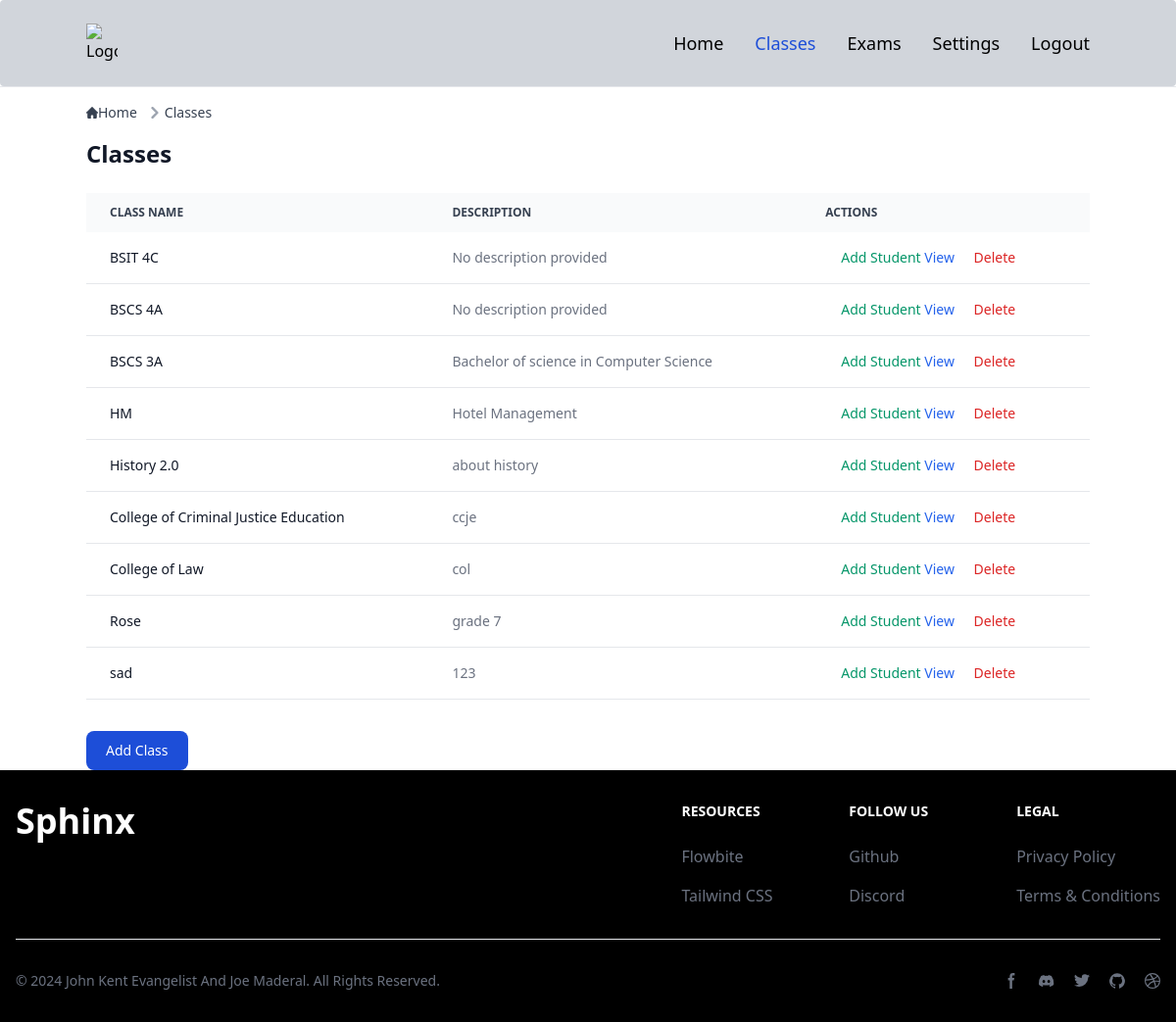
Page /classes/ (signed in) on the committed database.
### smartscoreapp/models.py (models this page shows, shortened)
class Class(models.Model):
    name = models.CharField(max_length=100)
    description = models.TextField(blank=True)
    user = models.ForeignKey(settings.AUTH_USER_MODEL, on_delete=models.CASCADE)

### smartscoreapp/views.py (the view)
# urls.py: path('classes/', classes_view, name='classes'),
@login_required
def classes_view(request):
    user_instance = request.user  # Get the logged-in User instance
    if request.method == 'POST':
        form = ClassNameForm(request.POST)
        if form.is_valid():
            new_class = form.save(commit=False)
            new_class.user = user_instance  # Associate the logged-in user with the class
            new_class.save()
            return redirect('classes')  # Redirect to the classes page after successful creation
    else:
        if user_instance.is_superuser:
            classes = Class.objects.all()
        else:
            classes = Class.objects.filter(user=user_instance)
    context = {
        'classes': classes,
        'form': ClassNameForm()  # Assuming ClassNameForm is your form for adding a new class
    }
    return render(request, 'classes.html', context)

### templates/classes/classes.html (shortened to what this page needs)
{% extends "base.html" %}
{% block content %}
<nav class="flex mb-4" aria-label="Breadcrumb">
  <ol class="inline-flex items-center space-x-1 md:space-x-2 rtl:space-x-reverse">
    <li class="inline-flex items-center">
      <a href="{% url 'index' %}" class="inline-flex items-center text-sm font-medium text-gray-700 hover:text-blue-600 dark:text-gray-400 dark:hover:text-white">
        Home
      </a>
    </li>
    <li class="flex items-center">
      <svg class="rtl:rotate-180 w-3 h-3 text-gray-400 mx-1" aria-hidden="true" xmlns="http://www.w3.org/2000/svg" fill="none" viewBox="0 0 6 10">
        <path stroke="currentColor" stroke-linecap="round" stroke-linejoin="round" stroke-width="2" d="m1 9 4-4-4-4"/>
      </svg>
      <a href="{% url 'classes' %}" class="text-sm font-medium text-gray-700 hover:text-blue-600 dark:text-gray-400 dark:hover:text-white">Classes</a>
    </li>
  </ol>
</nav>
<h1 class="text-2xl font-semibold text-gray-900 dark:text-white mb-6">Classes</h1>
<div class="relative overflow-x-auto mb-6">
  <table class="w-full text-sm text-left rtl:text-right text-gray-500 dark:text-gray-400">
    <thead class="text-xs text-gray-700 uppercase bg-gray-50 dark:bg-gray-700 dark:text-gray-400">
      <tr>
        <th scope="col" class="px-6 py-3">Class Name</th>
        <th scope="col" class="px-6 py-3">Description</th>
        <th scope="col" class="px-6 py-3">Actions</th>
      </tr>
    </thead>
    <tbody>
      {% for class in classes %}
        <tr class="bg-white border-b dark:bg-gray-800 dark:border-gray-700">
          <td class="px-6 py-4 font-medium text-gray-900 dark:text-white">{{ class.name }}</td>
          <td class="px-6 py-4">{{ class.description }}</td>
          <td class="px-6 py-4">
            <button data-modal-target="add-student-modal-{{ class.id }}" data-modal-toggle="add-student-modal-{{ class.id }}" class="text-green-600 hover:underline ml-4">Add Student</button>
            <a href="{% url 'class_detail' class.id %}" class="text-blue-600 hover:underline">View</a>
            <a href="{% url 'delete_class' class.id %}" class="text-red-600 hover:underline ml-4" onclick="return confirm('Are you sure you want to delete this class?');">Delete</a>
          </td>
        </tr>
      {% empty %}
        <tr class="bg-white border-b dark:bg-gray-800 dark:border-gray-700">
          <td colspan="3" class="px-6 py-4 text-center text-gray-500 dark:text-gray-400">No classes available.</td>
        </tr>
      {% endfor %}
    </tbody>
  </table>
</div>
<div class="add-class-section mt-8">
  <button data-modal-target="add-class-modal" data-modal-toggle="add-class-modal" class="block text-white bg-blue-700 hover:bg-blue-800 focus:ring-4 focus:outline-none focus:ring-blue-300 font-medium rounded-lg text-sm px-5 py-2.5 text-center dark:bg-blue-600 dark:hover:bg-blue-700 dark:focus:ring-blue-800" type="button">
    Add Class
  </button>
</div>
{% endblock %}

### rows in the picture
Class: name "BSIT 4C", description "No description provided"
Class: name "BSCS 4A", description "No description provided"
Class: name "BSCS 3A", description "Bachelor of science in Computer Science"
Class: name "HM", description "Hotel Management"
Class: name "History 2.0", description "about history"
Class: name "College of Criminal Justice Education", description "ccje"
Class: name "College of Law", description "col"
Class: name "Rose", description "grade 7"
Class: name "sad", description "123"
